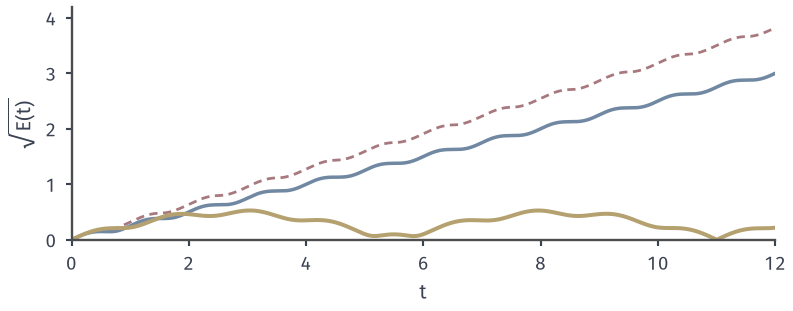

The Python source for this figure:
from pathlib import Path
import sys
ROOT = next(p for p in Path(__file__).resolve().parents if (p/"build.sh").is_file() and (p/"tex/book.tex").is_file())
sys.path.insert(0, str(ROOT/"figures/06-differential-equations/02-partial-differential-equations/matplotlib/wave-common"))
from wave_common import *
# Target: energy growth under forcing and the bound sqrt(E)<=sqrt(E0)+int ||f||/sqrt 2.
fig, ax = figure(width_mm=112, height_mm=44); style(ax)
t = np.linspace(0, 12, 6001)
aR = t*np.sin(np.pi*t)/(2*np.pi); dR = np.sin(np.pi*t)/(2*np.pi)+t*np.cos(np.pi*t)/2
aN = (np.cos(2*t)-np.cos(np.pi*t))/(np.pi**2-4); dN = (-2*np.sin(2*t)+np.pi*np.sin(np.pi*t))/(np.pi**2-4)
ER = np.sqrt(.25*(dR**2+np.pi**2*aR**2)); EN = np.sqrt(.25*(dN**2+np.pi**2*aN**2))
def cumtrap(y):
    return np.concatenate([[0], np.cumsum(.5*(y[1:]+y[:-1])*np.diff(t))])
bR = .5*cumtrap(np.abs(np.cos(np.pi*t))); bN = .5*cumtrap(np.abs(np.cos(2*t)))
ax.plot(t, bR, color=RED, lw=1.1, ls=(0, (3, 2)))
ax.plot(t, ER, color=BLUE, lw=1.4)
ax.plot(t, EN, color=YELLOW, lw=1.6)
ax.set_xlim(0, 12); ax.set_ylim(0, 4.2); ax.set_xlabel('$t$'); ax.set_ylabel(r'$\sqrt{E(t)}$')
print('sqrtE(12)=', ER[-1], 'bound', bR[-1], 'max violation', (ER-bR).max(), (EN-bN).max())
save(fig, HERE(__file__), 'figure', {'formula': 'E=(a^2_t+pi^2 a^2)/4; bound (1/2) int |cos(Omega s)| ds'})
